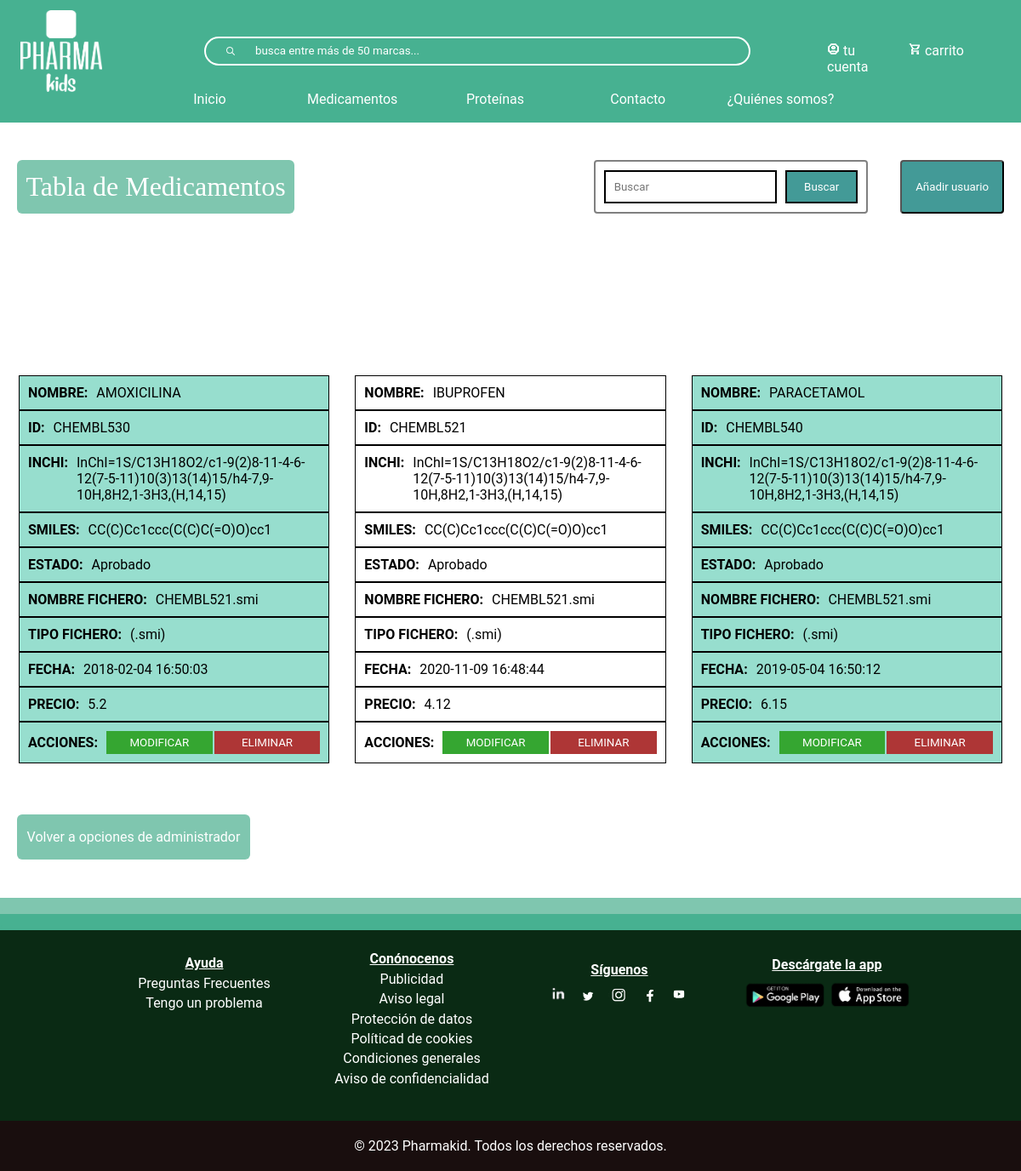
Before: /tablaMedicamentos.php with the older database file.
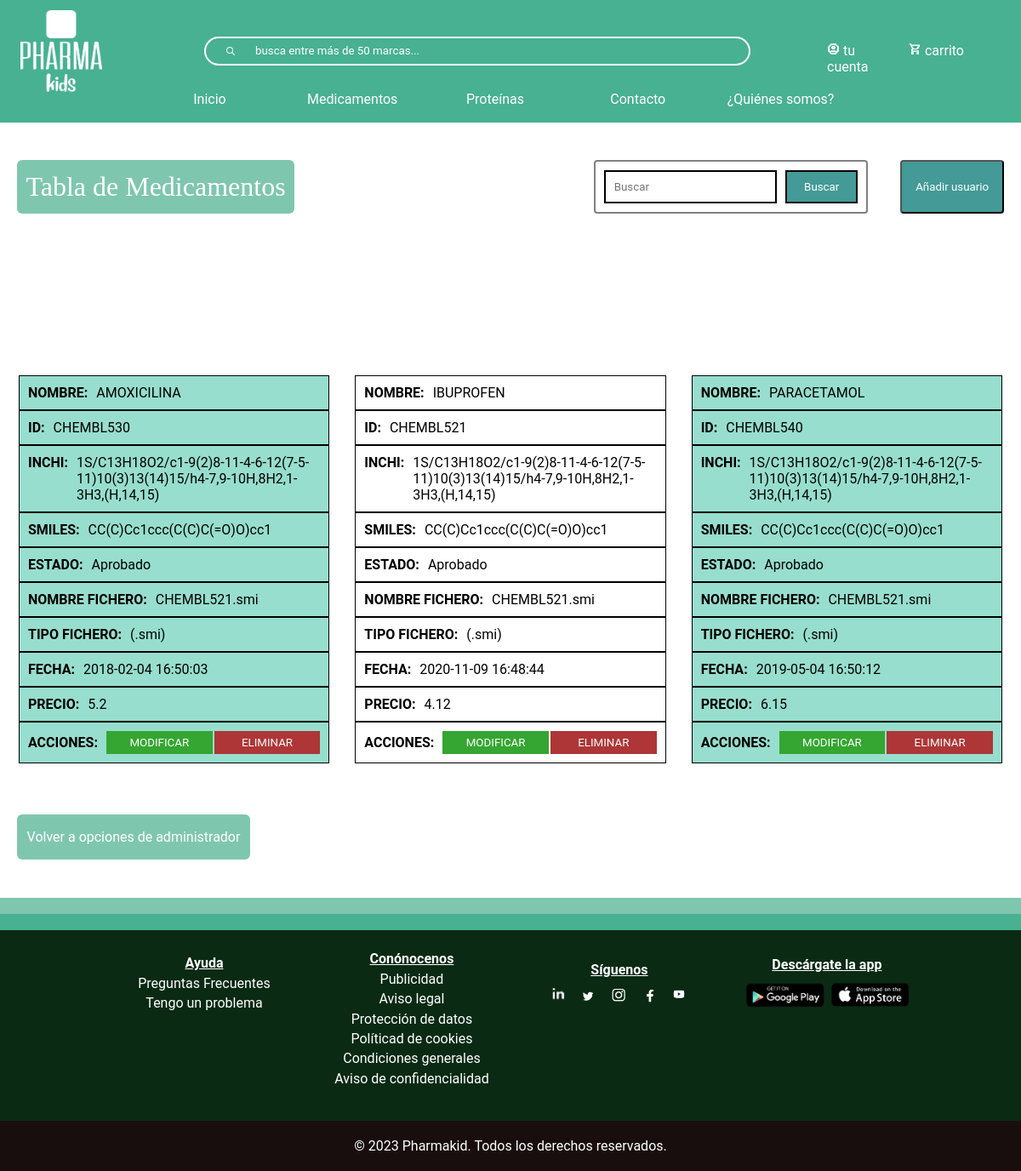
After: the same page with the newer database file.
### tables this page shows
CREATE TABLE `medicamento` (
  `inchi` varchar(200) NOT NULL,
  `smiles` varchar(100) NOT NULL,
  `estadoMedicamento` varchar(20) NOT NULL,
  `precio` float NOT NULL,
  `nombre` varchar(150) NOT NULL,
  `id` varchar(10) NOT NULL,
  `nombreFichero` varchar(100) NOT NULL,
  `tiposFichero` varchar(10) NOT NULL,
  `fecha` datetime NOT NULL
);

### tablaMedicamentos.php (the view, shortened to what this page needs)
<?php
include_once("bbdd/connexionBaseDeDatos.php");
?>
<!DOCTYPE html>
<html lang="en">
<head>
    <link rel="stylesheet" type="text/css" href="css/index.css" >
    <link rel="stylesheet" type="text/css" href="css/header.css" >
    <link rel="stylesheet" type="text/css" href="css/footer.css" >
    <link rel="stylesheet" type="text/css" href="css/tablas.css" >
</head>
<body>
    <?php require("footerHeader/header.php")?>
<div id="divTabla">
    <div class="contenedor-botones">
    <h1>Tabla de Medicamentos</h1>
    <div class="conjunto-buscar-anadir">
        <form action="buscar-medicamento.php" class="form-busqueda" method="get" name="formu">
                <div class="botones-filtrar" style='display:flex'>
                    <input class="input-busqueda" type="text" placeholder="Buscar"/>
                    <input class="btn-busqueda" type="submit" value="Buscar"/>
                </div>
            </form>
        <button id="anadirButton">Añadir usuario</button>
    </div>
</div>
        <?php
        $sql= mysqli_query($conexion, "SELECT * FROM medicamento ORDER BY nombre");
        $resultado = mysqli_num_rows($sql);
        if ($resultado > 0){
            echo "
                <table id='tabla_medicamento'>
                    <thead>
                        <tr>
                            <th>NOMBRE</th>
                            <th>ID</th>
                            <th>INCHI</th>
                            <th>SMILES</th>
                            <th>ESTADO</th>
                            <th>NOMBRE FICHERO</th>
                            <th>TTIPO FICHERO</th>
                            <th>FECHA</th>
                            <th>PRECIO</th>
                            <th>ACCIONES</th>
                        </tr>
                    </thead>
                    <tbody class='clase_tbody'>"
            ;
            while($row = mysqli_fetch_assoc($sql)){
                $nombre = $row["nombre"];
                $id = $row['id'];
                $inchi = $row["inchi"];
                $smiles= $row["smiles"];
                $estado = $row["estadoMedicamento"];
                $nombreFichero = $row["nombreFichero"];
                $tipoFichero = $row["tiposFichero"];
                $fecha = $row["fecha"];
                $precio = $row["precio"];
                echo "
                <tr>
                    <td titulo='NOMBRE:'>$nombre</td>
                    <td titulo='ID:'>$id</td>
                    <td style='text-align:left' titulo='INCHI:'>$inchi</td>
                    <td titulo='SMILES:'>$smiles</td>
                    <td titulo='ESTADO:'>$estado</td>
                    <td titulo='NOMBRE FICHERO:'>$nombreFichero</td>
                    <td titulo='TIPO FICHERO:'>$tipoFichero</td>
                    <td titulo='FECHA:'>$fecha</td>
                    <td titulo='PRECIO:'>$precio</td>
                    <td titulo='ACCIONES:' class='td-btn'>
                        <button class='modificar'>MODIFICAR</button>
                        <button class='eliminar'>ELIMINAR</button>
                    </td>
                </tr>
                ";
            }
            echo "</tbody>";
        }
        else
    {
      echo "<h3 style='text-align:-webkit-center'>No encontrado</h3>";
    }
        ?>
        </table>
        <a href="administrador.php">Volver a opciones de administrador</a>
    </div>
    <footer>
    <?php require("footerHeader/footer.php")?>
</body>
</html>

Changed rows visible on the page:
changed medicamento "AMOXICILINA": inchi "InChI=1S/C13H18O2/c1-9(2)8-11-4-6-12(7-5-11)10(3)13(14)15/h4-7,9-10H,8H2,1-3H3,(H,14,15)" → "1S/C13H18O2/c1-9(2)8-11-4-6-12(7-5-11)10(3)13(14)15/h4-7,9-10H,8H2,1-3H3,(H,14,15)"
changed medicamento "IBUPROFEN": inchi "InChI=1S/C13H18O2/c1-9(2)8-11-4-6-12(7-5-11)10(3)13(14)15/h4-7,9-10H,8H2,1-3H3,(H,14,15)" → "1S/C13H18O2/c1-9(2)8-11-4-6-12(7-5-11)10(3)13(14)15/h4-7,9-10H,8H2,1-3H3,(H,14,15)"
changed medicamento "PARACETAMOL": inchi "InChI=1S/C13H18O2/c1-9(2)8-11-4-6-12(7-5-11)10(3)13(14)15/h4-7,9-10H,8H2,1-3H3,(H,14,15)" → "1S/C13H18O2/c1-9(2)8-11-4-6-12(7-5-11)10(3)13(14)15/h4-7,9-10H,8H2,1-3H3,(H,14,15)"
